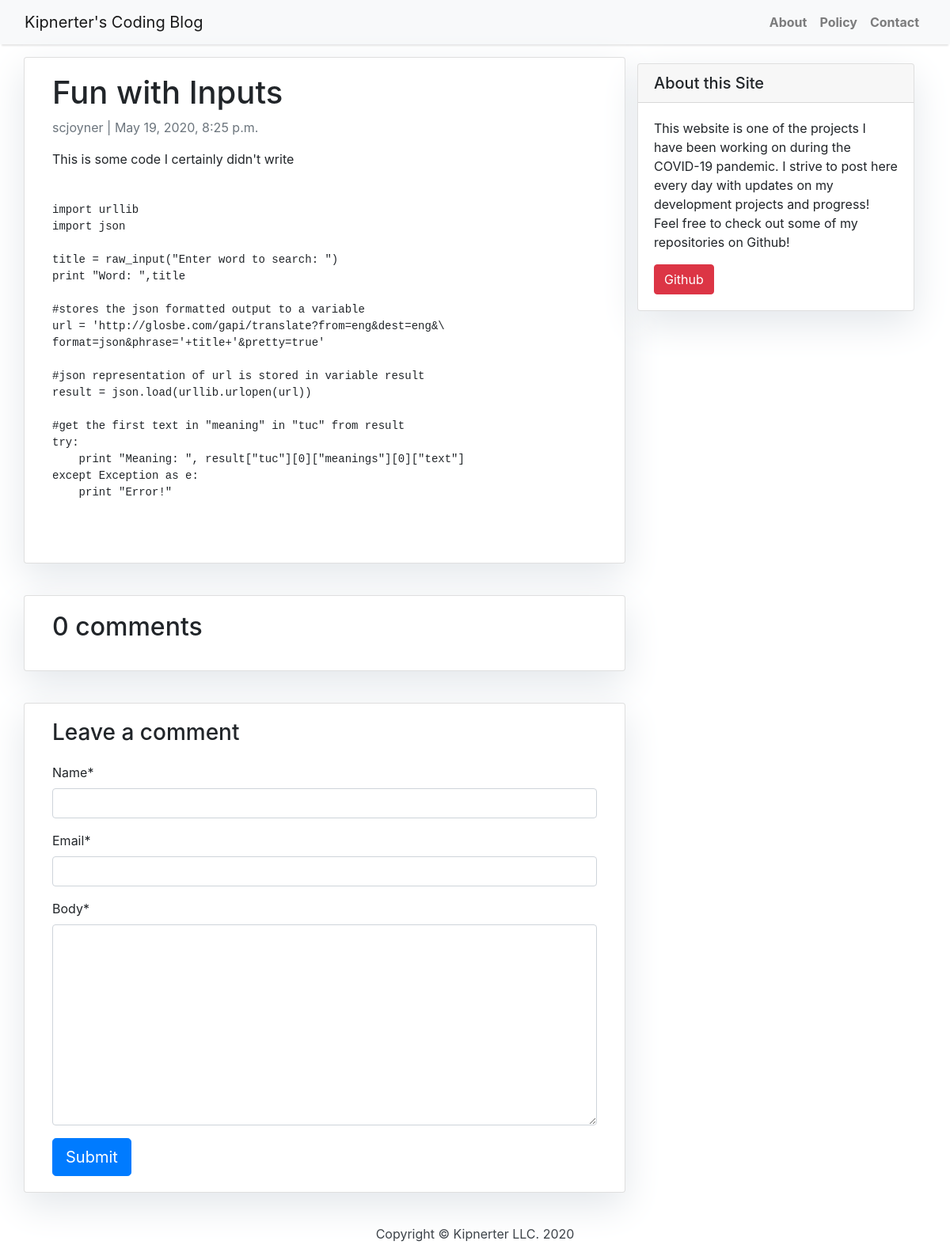
/fun-inputs/, run on the app's committed database.
### blog/models.py (models this page shows, shortened)
class Post(models.Model):
    title = models.CharField(max_length=200, unique=True)
    slug = models.SlugField(max_length=200, unique=True)
    author = models.ForeignKey(
        User, on_delete=models.CASCADE, related_name="blog_posts"
    )
    updated_on = models.DateTimeField(auto_now=True)
    content = models.TextField()
    created_on = models.DateTimeField(auto_now_add=True)
    status = models.IntegerField(choices=STATUS, default=0)
    class Meta:
        ordering = ["-created_on"]

### blog/views.py (the view)
# urls.py: path("<slug:slug>/", views.post_detail, name="post_detail"),
def post_detail(request, slug):
    template_name = "post_detail.html"
    post = get_object_or_404(Post, slug=slug)
    comments = post.comments.filter(active=True).order_by("-created_on")
    new_comment = None
    if request.method == "POST":
        comment_form = CommentForm(data=request.POST)
        if comment_form.is_valid():
            new_comment = comment_form.save(commit=False)
            new_comment.post = post
            new_comment.save()
    else:
        comment_form = CommentForm()
    return render(
        request,
        template_name,
        {
            "post": post,
            "comments": comments,
            "new_comment": new_comment,
            "comment_form": comment_form,
        },
    )

### blog/forms.py
class CommentForm(forms.ModelForm):
    class Meta:
        model = Comment
        fields = ('name', 'email', 'body')

### templates/post_detail.html (shortened to what this page needs)
{% extends 'base.html' %} {% block content %}
{% load crispy_forms_tags %}
<div class="container">
  <div class="row">
    <div class="col-md-8 card mb-4  mt-3 left  top">
      <div class="card-body">
        <h1>{% block title %} {{ post.title }} {% endblock title %}</h1>
        <p class=" text-muted">{{ post.author }} | {{ post.created_on }}</p>
        <p class="card-text ">{{ post.content | safe }}</p>
      </div>
    </div>
    {% block sidebar %} {% include 'sidebar.html' %} {% endblock sidebar %}
    <div class="col-md-8 card mb-4  mt-3 ">
      <div class="card-body">
        {% with comments.count as total_comments %}
        <h2>{{ total_comments }} comments</h2>
          {% endwith %}
      </div>
    </div>
    <div class="col-md-8 card mb-4  mt-3 ">
      <div class="card-body">
        {% if new_comment %}
        <div class="alert alert-success" role="alert">
          Your comment is awaiting moderation
        </div>
        {% else %}
        <h3>Leave a comment</h3>
        <form method="post" style="margin-top: 1.3em;">
          {{ comment_form | crispy }}
          <button type="submit" class="btn btn-primary  btn-lg">Submit</button>
        </form>
        {% endif %}
      </div>
    </div>
  </div>
</div>
{% endblock content %}

### static/css/base.css (style rules this page uses)
body { font-family: "Roboto", sans-serif; font-size: 17px; background-color: #fdfdfd; }
.card { box-shadow: 0 16px 48px #E3E7EB; }

### data on the page
Post: title "Fun with Inputs", author "scjoyner", created_on "May 19, 2020, 8:25 p.m.", content "This is some code I certainly didn't write import urllib import json title = raw_input(\"Enter word to search: \") print \"Word: \",title #stores the json formatted output to a variable url = 'http://glosbe.com/gapi/translate?from=eng&dest=eng&\\ format=json&phrase='+title+'&pretty=true' #json representation of url is stored in variable result result = json.load(urllib.urlopen(url)) #get the first text in \"meaning\" in \"tuc\" from result try: print \"Meaning: \", result[\"tuc\"][0][\"meanings\"][0][\"text\"] except Exception as e: print \"Error!\""

### other printed values
{{ total_comments }} "0"
